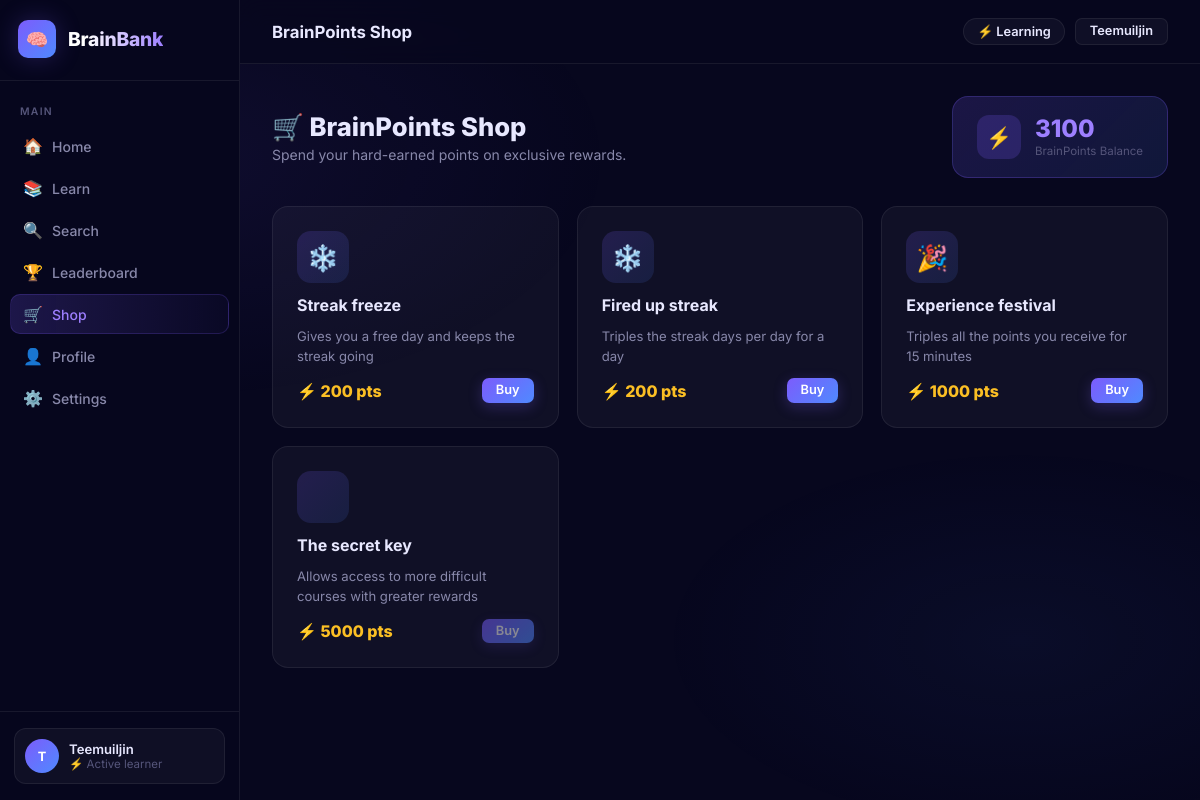
/shop/ (signed in), run on the app's committed database.
### courses/models.py (models this page shows, shortened)
class PlayerProfile(models.Model):
    user = models.OneToOneField(User, on_delete=models.CASCADE)
    points = models.IntegerField(default=0)
    current_streak = models.IntegerField(default=0)
    longest_streak = models.IntegerField(default=0)
    last_activity_date = models.DateField(blank=True, null=True)
    streak_freeze_count = models.IntegerField(default=0, help_text="Number of streak freeze items")
    fired_up_streak_until = models.DateTimeField(blank=True, null=True, help_text="Fired up streak active until")
    experience_festival_until = models.DateTimeField(blank=True, null=True, help_text="Experience festival active until")

class ShopItem(models.Model):
    name = models.CharField(max_length=100)
    description = models.TextField()
    price = models.IntegerField(help_text="Cost in points")
    icon = models.CharField(max_length=100, blank=True, help_text="Emoji or image filename")

### courses/views.py (the view)
# urls.py: path('shop/', views.shop, name='shop'),
@login_required(login_url='/login/')  # Use the correct login URL
def shop(request):
    player_profile, created = PlayerProfile.objects.get_or_create(user=request.user)
    shop_items = ShopItem.objects.all()
    return render(request, 'shop.html', {
        'player_profile': player_profile,
        'shop_items': shop_items
    })

### courses/context_processors.py (called while the page is built)
def active_effects(request):
    if request.user.is_authenticated:
        try:
            player_profile = PlayerProfile.objects.get(user=request.user)
            effects = []
            now = timezone.now()
            if player_profile.streak_freeze_count > 0:
                effects.append('❄️')
            if (player_profile.fired_up_streak_until and
                now < player_profile.fired_up_streak_until):
                effects.append('🔥')
            if (player_profile.experience_festival_until and
                now < player_profile.experience_festival_until):
                effects.append('🎉')
            return {'active_effects': effects}
        except PlayerProfile.DoesNotExist:
            pass
    return {'active_effects': []}

### courses/templates/shop.html (shortened to what this page needs)
{% extends "base.html" %}
{% block page_title %}BrainPoints Shop{% endblock %}
{% block nav_shop %}active{% endblock %}
{% block content %}
    <div class="shop-header">
        <div class="shop-header-left">
            <h1>🛒 BrainPoints Shop</h1>
            <p>Spend your hard-earned points on exclusive rewards.</p>
        </div>
        <div class="balance-card">
            <div class="balance-icon">⚡</div>
            <div>
                <div class="balance-amount">{{ player_profile.points }}</div>
                <div class="balance-label">BrainPoints Balance</div>
            </div>
        </div>
    </div>
    <div class="shop-grid">
        {% for item in shop_items %}
        <div class="shop-item-card">
            <div class="item-icon-wrap">{{ item.icon }}</div>
            <div class="item-name">{{ item.name }}</div>
            <div class="item-desc">{{ item.description }}</div>
            <div class="item-footer">
                <div class="item-price">
                    ⚡ {{ item.price }} pts
                </div>
                <form method="post" action="{% url 'buy_item' item.id %}">
                    <button type="submit" class="btn btn-primary btn-sm"
                        {% if player_profile.points < item.price %}disabled style="opacity:0.5;cursor:not-allowed;"{% endif %}>
                        Buy
                    </button>
                </form>
            </div>
        </div>
        {% empty %}
        <div class="card" style="grid-column:1/-1;text-align:center;padding:48px;color:var(--text-muted);">
            The shop is empty right now. Check back soon!
        </div>
        {% endfor %}
    </div>
{% endblock %}

### courses/templates/base.html (shortened to what this page needs)
<!DOCTYPE html>
<html lang="en">
<head>
</head>
<body>
    <aside class="sidebar">
        <a href="{% url 'home' %}" class="sidebar-logo">
            <div class="logo-icon">🧠</div>
            <span class="logo-text">BrainBank</span>
        </a>
        <nav class="nav-section">
            <span class="nav-label">Main</span>
            <a href="{% url 'home' %}" class="nav-item {% block nav_home %}{% endblock %}">
                <span class="nav-icon">🏠</span> Home
            </a>
            <a href="{% url 'course_list' %}" class="nav-item {% block nav_learn %}{% endblock %}">
                <span class="nav-icon">📚</span> Learn
            </a>
            <a href="{% url 'course_search' %}" class="nav-item {% block nav_search %}{% endblock %}">
                <span class="nav-icon">🔍</span> Search
            </a>
            <a href="{% url 'leaderboard' %}" class="nav-item {% block nav_leaderboard %}{% endblock %}">
                <span class="nav-icon">🏆</span> Leaderboard
            </a>
            <a href="{% url 'shop' %}" class="nav-item {% block nav_shop %}{% endblock %}">
                <span class="nav-icon">🛒</span> Shop
            </a>
            {% if user.is_authenticated %}
            <a href="{% url 'view_profile' user.username %}" class="nav-item {% block nav_profile %}{% endblock %}">
                <span class="nav-icon">👤</span> Profile
            </a>
            <a href="{% url 'settings' %}" class="nav-item {% block nav_settings %}{% endblock %}">
                <span class="nav-icon">⚙️</span> Settings
            </a>
            {% endif %}
        </nav>
        <div class="sidebar-footer">
            {% if user.is_authenticated %}
            <a href="{% url 'view_profile' user.username %}" class="sidebar-user">
                <div class="user-avatar">{{ user.username|first|upper }}</div>
                <div class="user-info">
                    <div class="user-name">{{ user.username }}</div>
                    <div class="user-sub">⚡ Active learner</div>
                </div>
            </a>
            {% else %}
            <a href="{% url 'sign_in' %}" class="btn btn-primary btn-full">Sign In</a>
            <a href="{% url 'create_profile' %}" class="btn btn-ghost btn-full" style="margin-top:8px;">Create Account</a>
            {% endif %}
        </div>
    </aside>
    <div class="main-wrapper">
        <header class="topbar">
            <div class="topbar-left">
                <span class="topbar-title">{% block page_title %}BrainBank{% endblock %}</span>
            </div>
            <div class="topbar-right">
                {% if user.is_authenticated %}
                    <div class="stat-pill">⚡ Learning</div>
                    <a href="{% url 'view_profile' user.username %}" class="btn btn-ghost btn-sm">
                        <span>{{ user.username }}</span>
                    </a>
                {% else %}
                    <a href="{% url 'sign_in' %}" class="btn btn-primary btn-sm">Sign In</a>
                    <a href="{% url 'create_profile' %}" class="btn btn-ghost btn-sm">Register</a>
                {% endif %}
            </div>
        </header>
        <main class="page-content">
            {% block content %}{% endblock %}
        </main>
    </div>
</body>
</html>

### courses/templates/shop.html (style rules this page uses)
.shop-header { display: flex; align-items: center; justify-content: space-between; margin-bottom: 28px; flex-wrap: wrap; gap: 16px; }
.shop-header-left h1 { font-size: 1.6rem; font-weight: 800; margin-bottom: 4px; }
.shop-header-left p { font-size: 0.875rem; color: var(--text-dim); }
.balance-card { background: linear-gradient(135deg, rgba(124,92,252,0.18) 0%, rgba(79,138,255,0.12) 100%); border: 1px solid rgba(124,92,252,0.25); border-radius: var(--radius-lg); padding: 18px 24px; display: flex; align-items: center; gap: 14px; min-width: 200px; }
.balance-icon { width: 44px; height: 44px; background: rgba(124,92,252,0.2); border-radius: 12px; display: flex; align-items: center; justify-content: center; font-size: 1.3rem; }
.balance-amount { font-size: 1.5rem; font-weight: 800; color: var(--primary-light); line-height: 1; }
.balance-label { font-size: 0.72rem; color: var(--text-muted); margin-top: 3px; }
.shop-grid { display: grid; grid-template-columns: repeat(auto-fill, minmax(220px, 1fr)); gap: 18px; }
.shop-item-card { background: var(--surface); border: 1px solid var(--border); border-radius: var(--radius-lg); padding: 24px; display: flex; flex-direction: column; gap: 12px; transition: all 0.2s ease; position: relative; overflow: hidden; }
.shop-item-card::before { content: ''; position: absolute; top: 0; left: 0; right: 0; height: 3px; background: linear-gradient(90deg, var(--primary), var(--secondary)); opacity: 0; transition: opacity 0.2s; }
.item-icon-wrap { width: 52px; height: 52px; background: linear-gradient(135deg, rgba(124,92,252,0.18), rgba(79,138,255,0.12)); border-radius: 14px; display: flex; align-items: center; justify-content: center; font-size: 1.6rem; }
.item-name { font-size: 1rem; font-weight: 700; }
.item-desc { font-size: 0.82rem; color: var(--text-dim); line-height: 1.5; flex: 1; }
.item-price { display: flex; align-items: center; gap: 6px; font-size: 1rem; font-weight: 800; color: var(--accent-yellow); }
.item-footer { display: flex; align-items: center; justify-content: space-between; gap: 10px; }
form { display: inline; }

### data on the page
PlayerProfile: points "3100"
ShopItem: icon "❄️", name "Streak freeze", description "Gives you a free day and keeps the streak going", price "200"
ShopItem: icon "❄️", name "Fired up streak", description "Triples the streak days per day for a day", price "200"
ShopItem: icon "🎉", name "Experience festival", description "Triples all the points you receive for 15 minutes", price "1000"
ShopItem: name "The secret key", description "Allows access to more difficult courses with greater rewards", price "5000"

### other printed values
{{ user.username|first|upper }} "T"
{{ user.username }} "Teemuiljin"
